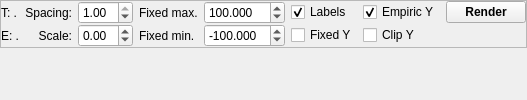
  <widget class="QWidget" name="centralwidget">
   <property name="sizePolicy">
    <sizepolicy hsizetype="Expanding" vsizetype="Preferred">
     <horstretch>0</horstretch>
     <verstretch>0</verstretch>
    </sizepolicy>
   </property>
   <layout class="QVBoxLayout" name="verticalLayout" stretch="1,2,10">
    <property name="spacing">
     <number>0</number>
    </property>
    <property name="leftMargin">
     <number>0</number>
    </property>
    <property name="topMargin">
     <number>0</number>
    </property>
    <property name="rightMargin">
     <number>0</number>
    </property>
    <property name="bottomMargin">
     <number>0</number>
    </property>
    <item>
     <widget class="QFrame" name="ctrframe">
      <property name="sizePolicy">
       <sizepolicy hsizetype="Expanding" vsizetype="Preferred">
        <horstretch>0</horstretch>
        <verstretch>0</verstretch>
       </sizepolicy>
      </property>
      <property name="frameShape">
       <enum>QFrame::Shape::StyledPanel</enum>
      </property>
      <property name="frameShadow">
       <enum>QFrame::Shadow::Raised</enum>
      </property>
      <layout class="QGridLayout" name="gridLayout" columnstretch="2,0,0,0,0,0,0,0,0">
       <property name="leftMargin">
        <number>0</number>
       </property>
       <property name="topMargin">
        <number>0</number>
       </property>
       <property name="rightMargin">
        <number>0</number>
       </property>
       <property name="bottomMargin">
        <number>0</number>
       </property>
       <property name="horizontalSpacing">
        <number>-1</number>
       </property>
       <property name="verticalSpacing">
        <number>0</number>
       </property>
       <item row="0" column="8">
        <widget class="QPushButton" name="butt_render">
         <property name="font">
          <font>
           <bold>true</bold>
          </font>
         </property>
         <property name="text">
          <string>Render</string>
         </property>
         <property name="flat">
          <bool>false</bool>
         </property>
        </widget>
       </item>
       <item row="1" column="6">
        <widget class="QCheckBox" name="radio_fixedscale">
         <property name="text">
          <string>Fixed Y</string>
         </property>
        </widget>
       </item>
       <item row="1" column="5">
        <widget class="QDoubleSpinBox" name="spin_fixed_min">
         <property name="decimals">
          <number>3</number>
         </property>
         <property name="minimum">
          <double>-1000.000000000000000</double>
         </property>
         <property name="maximum">
          <double>1000.000000000000000</double>
         </property>
         <property name="singleStep">
          <double>10.000000000000000</double>
         </property>
         <property name="value">
          <double>-100.000000000000000</double>
         </property>
        </widget>
       </item>
       <item row="1" column="0">
        <widget class="QLabel" name="lbl_ewin">
         <property name="text">
          <string>E: .</string>
         </property>
        </widget>
       </item>
       <item row="0" column="4">
        <widget class="QLabel" name="label_11">
         <property name="text">
          <string>Fixed max.</string>
         </property>
        </widget>
       </item>
       <item row="1" column="4">
        <widget class="QLabel" name="label_12">
         <property name="text">
          <string>Fixed min.</string>
         </property>
        </widget>
       </item>
       <item row="1" column="7">
        <widget class="QCheckBox" name="radio_clip">
         <property name="text">
          <string>Clip Y</string>
         </property>
        </widget>
       </item>
       <item row="1" column="2">
        <widget class="QLabel" name="label_scale">
         <property name="layoutDirection">
          <enum>Qt::LayoutDirection::LeftToRight</enum>
         </property>
         <property name="text">
          <string>Scale:</string>
         </property>
         <property name="alignment">
          <set>Qt::AlignmentFlag::AlignRight|Qt::AlignmentFlag::AlignTrailing|Qt::AlignmentFlag::AlignVCenter</set>
         </property>
        </widget>
       </item>
       <item row="0" column="5">
        <widget class="QDoubleSpinBox" name="spin_fixed_max">
         <property name="decimals">
          <number>3</number>
         </property>
         <property name="minimum">
          <double>-1000.000000000000000</double>
         </property>
         <property name="maximum">
          <double>1000.000000000000000</double>
         </property>
         <property name="singleStep">
          <double>10.000000000000000</double>
         </property>
         <property name="value">
          <double>100.000000000000000</double>
         </property>
        </widget>
       </item>
       <item row="0" column="0">
        <widget class="QLabel" name="lbl_twin">
         <property name="text">
          <string>T: .</string>
         </property>
        </widget>
       </item>
       <item row="0" column="7">
        <widget class="QCheckBox" name="radio_empiric">
         <property name="text">
          <string>Empiric Y</string>
         </property>
         <property name="checked">
          <bool>true</bool>
         </property>
        </widget>
       </item>
       <item row="1" column="3">
        <widget class="QDoubleSpinBox" name="spin_scale">
         <property name="minimum">
          <double>-2.000000000000000</double>
         </property>
         <property name="maximum">
          <double>2.000000000000000</double>
         </property>
         <property name="singleStep">
          <double>0.100000000000000</double>
         </property>
        </widget>
       </item>
       <item row="0" column="6">
        <widget class="QCheckBox" name="check_labels">
         <property name="text">
          <string>Labels</string>
         </property>
         <property name="checked">
          <bool>true</bool>
         </property>
        </widget>
       </item>
       <item row="0" column="2">
        <widget class="QLabel" name="label_spacing">
         <property name="text">
          <string>Spacing:</string>
         </property>
         <property name="alignment">
          <set>Qt::AlignmentFlag::AlignRight|Qt::AlignmentFlag::AlignTrailing|Qt::AlignmentFlag::AlignVCenter</set>
         </property>
        </widget>
       </item>
       <item row="0" column="3">
        <widget class="QDoubleSpinBox" name="spin_spacing">
         <property name="maximum">
          <double>1.000000000000000</double>
         </property>
         <property name="singleStep">
          <double>0.050000000000000</double>
         </property>
         <property name="value">
          <double>1.000000000000000</double>
         </property>
        </widget>
       </item>
      </layout>
     </widget>
    </item>
    <item>
     <widget class="PlotWidget" name="pgh" native="true"/>
    </item>
    <item>
     <widget class="PlotWidget" name="pg1" native="true"/>
    </item>
   </layout>
  </widget>
